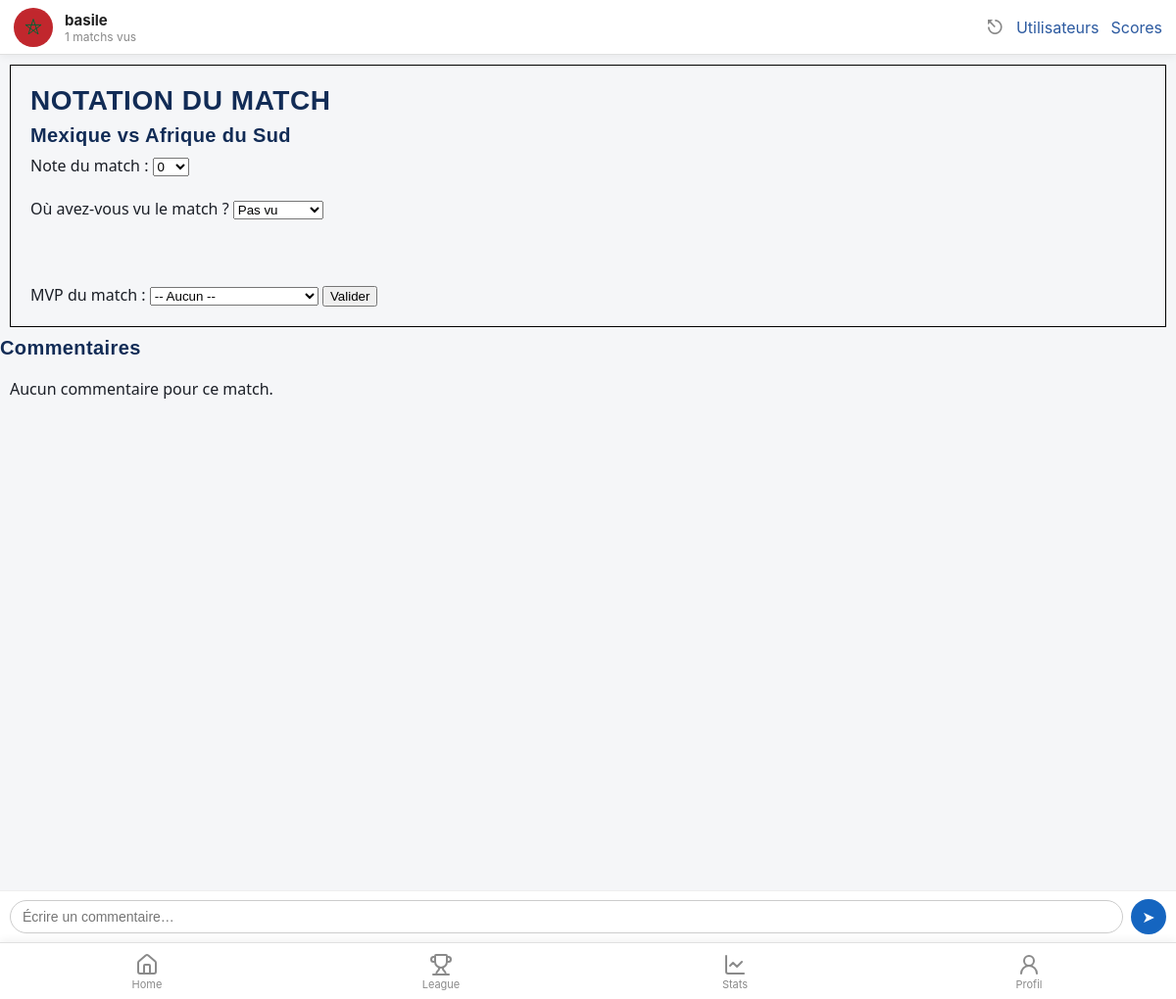
/index.php?view=notation&id=1 (signed in), run on the app's committed database.
### tables this page shows
CREATE TABLE `UTILISATEUR` (
  `id` int NOT NULL,
  `pseudo` varchar(50) NOT NULL,
  `mot_de_passe` varchar(255) NOT NULL,
  `equipe_pref_id` int DEFAULT NULL,
  `joueur_pref_id` int DEFAULT NULL,
  `pdp` varchar(255) NOT NULL,
  `admin` tinyint(1) NOT NULL DEFAULT '0',
  `blacklist` tinyint(1) NOT NULL DEFAULT '0'
);

### libs/maLibUtils.php (called while the page is built, shortened)
<?php
function valider($nom,$type="REQUEST")
{
	switch($type)
	{
		case 'REQUEST':
		if(isset($_REQUEST[$nom]) && !($_REQUEST[$nom] == ""))
			return proteger($_REQUEST[$nom]);
		break;
		case 'SESSION':
		if(isset($_SESSION[$nom]) && !($_SESSION[$nom] == ""))
			return $_SESSION[$nom];
		break;
	}
	return false;
}
function proteger($str)
{
	if (is_array($str))
	{
		$nextTab = array();
		foreach($str as $cle => $val)
		{
			$nextTab[$cle] = addslashes($val);
		}
		return $nextTab;
	}
	else
		return addslashes ($str);
}
?>

### libs/maLibSQL.pdo.php (called while the page is built, shortened)
<?php
function SQLGetChamp($sql)
{
	global $BDD_host;
	global $BDD_base;
	global $BDD_user;
	global $BDD_password;
	try {
		$dbh = new PDO("mysql:host=$BDD_host;dbname=$BDD_base", $BDD_user, $BDD_password);
	} catch (PDOException $e) {
		die("<font color=\"red\">SQLGetChamp: Erreur de connexion : " . $e->getMessage() . "</font>");
	}
	$dbh->exec("SET CHARACTER SET utf8");
	$res = $dbh->query($sql);
	$num = $res->rowCount();
	$res->setFetchMode(PDO::FETCH_NUM);
	$ligne = $res->fetch();
	if ($ligne == false) return false;
	else return $ligne[0];
}
function SQLSelect($sql)
{
 	global $BDD_host;
	global $BDD_base;
 	global $BDD_user;
 	global $BDD_password;
	try {
		$dbh = new PDO("mysql:host=$BDD_host;dbname=$BDD_base", $BDD_user, $BDD_password);
	} catch (PDOException $e) {
		die("<font color=\"red\">SQLSelect: Erreur de connexion : " . $e->getMessage() . "</font>");
	}
	$dbh->exec("SET CHARACTER SET utf8");
	$res = $dbh->query($sql);
	$num = $res->rowCount();
	if ($num==0) return false;
	else return $res;
}
function parcoursRs($result)
{
	if  ($result == false) return array();
	$result->setFetchMode(PDO::FETCH_ASSOC);
	while ($ligne = $result->fetch())
		$tab[]= $ligne;
	return $tab;
}
?>

### libs/modele.php (called while the page is built, shortened)
<?php
include_once(__DIR__ . "/maLibSQL.pdo.php");
function getMatchById($id)
{
    $sql = "SELECT
                m.id,
                e1.nom AS equipe_dom,
                e2.nom AS equipe_ext,
                m.score_dom,
                m.score_ext
            FROM MATCHS m
            JOIN EQUIPE e1 ON m.equipe_dom_id = e1.id
            JOIN EQUIPE e2 ON m.equipe_ext_id = e2.id
            WHERE m.id = $id";
    return parcoursRS(SQLSelect($sql, true));
}
function getAvisUtilisateur($idUser, $idMatch)
{
    $sql = "SELECT note_match, vu_ou, mvp_id FROM AVIS_MATCH
            WHERE user_id = '$idUser' AND match_id = '$idMatch'";
    $res = parcoursRS(SQLSelect($sql));
    return count($res) ? $res[0] : false;
}
function listerCommentairesDepuis($idMatch, $depuisId)
{
	$SQL = "SELECT C.id, C.contenu, C.date_pub, C.user_id, U.pseudo
			FROM COMMENTAIRE C
			JOIN UTILISATEUR U ON U.id = C.user_id
			WHERE C.match_id = '$idMatch' AND C.id > '$depuisId'
			ORDER BY C.id ASC";
	return parcoursRs(SQLSelect($SQL));
}
function getProfil($idUser)
{
    $SQL = "SELECT U.id, U.pseudo, U.pdp, U.equipe_pref_id, U.joueur_pref_id,
				   E.nom AS equipe_nom, E.image_drapeau,
				   J.prenom AS joueur_prenom, J.nom AS joueur_nom, J.image_joueur
            FROM UTILISATEUR U
            LEFT JOIN EQUIPE E ON E.id = U.equipe_pref_id
            LEFT JOIN JOUEUR J ON J.id = U.joueur_pref_id
            WHERE U.id = '$idUser'";
    $rs = parcoursRs(SQLSelect($SQL));
    return (count($rs) > 0) ? $rs[0] : false;
}
function getStatsProfil($idUser)
{
    $nbVus = SQLGetChamp("SELECT COUNT(*) FROM AVIS_MATCH WHERE user_id='$idUser' AND vu_ou IS NOT NULL");
    $SQL = "SELECT J.prenom, J.nom, COUNT(*) AS nb
            FROM AVIS_MATCH A
            JOIN JOUEUR J ON J.id = A.mvp_id
            WHERE A.user_id='$idUser' AND A.mvp_id IS NOT NULL
            GROUP BY A.mvp_id ORDER BY nb DESC LIMIT 1";
    $rs = parcoursRs(SQLSelect($SQL));
    $mvp = (count($rs) > 0) ? $rs[0]['prenom'] . ' ' . $rs[0]['nom'] : 'Aucun';
    $SQL = "SELECT E.nom, COUNT(*) AS nb
            FROM AVIS_MATCH A
            JOIN MATCHS M ON M.id = A.match_id
            JOIN EQUIPE E ON E.id = M.equipe_dom_id OR E.id = M.equipe_ext_id
            WHERE A.user_id='$idUser' AND A.vu_ou IS NOT NULL
            GROUP BY E.id ORDER BY nb DESC LIMIT 1";
    $rs = parcoursRs(SQLSelect($SQL));
    $equipePlusVue = (count($rs) > 0) ? $rs[0]['nom'] : 'Aucune';
    $noteMoy = SQLGetChamp("SELECT ROUND(AVG(note_match),1) FROM AVIS_MATCH WHERE user_id='$idUser' AND note_match IS NOT NULL");
    $nbStade = SQLGetChamp("SELECT COUNT(*) FROM AVIS_MATCH WHERE user_id='$idUser' AND vu_ou='stade'");
    if (!$nbStade) $nbStade = 0;
    return compact('nbVus', 'mvp', 'equipePlusVue', 'noteMoy', 'nbStade');
}
?>

### templates/notation.php (the view, shortened to what this page needs)
<?php
include_once("libs/modele.php");
include_once("libs/maLibUtils.php");
$idUser = valider("idUser", "SESSION");
$id     = valider("id");
$matchData = getMatchById($id);
$match   = $matchData[0];
$idMatch = (int) $id;
$nomMatch = $match['equipe_dom'] . " vs " . $match['equipe_ext'];
$avis = getAvisUtilisateur($idUser, $idMatch);
?>
<div id="corps">
<h1>Notation du match</h1>
<h2>
<?= $nomMatch ?>
</h2>
<form method="post" action="" >
    <label>Note du match :</label>
    <select name="note">
        <?php
        for ($i = 0; $i <= 10; $i++) {
            $sel = ($avis && $avis['note_match'] == $i) ? "selected" : "";
            echo "<option value='$i' $sel>$i</option>";
        }
        ?>
    </select>
    <br><br>
    <label>Où avez-vous vu le match ?</label>
    <?php $vuActuel = $avis ? $avis['vu_ou'] : ''; ?>
    <select name="vu_ou">
        <option value=""       <?= ($vuActuel === '' || $vuActuel === null) ? 'selected' : '' ?>>Pas vu</option>
    </select>
    <br><br>
    <br><br>
    <label>MVP du match :</label>
    <select name="mvp_id">
        <option value="">-- Aucun --</option>
    </select>
    <input type="submit" value="Valider">
</form>
</div>
<h2>Commentaires</h2>
<div id="commentaires" class="chat-box">
	<?php $commentaires = listerCommentairesDepuis($idMatch, 0); ?>
	<?php if (count($commentaires) == 0) : ?>
		<p class="vide">Aucun commentaire pour ce match.</p>
	<?php endif; ?>
</div>
<form class="chat-form" method="post" action="controleur.php">
	<input type="text" name="contenu" placeholder="Écrire un commentaire…" autocomplete="off" required="required" />
	<button type="submit" name="action" value="Envoyer commentaire" aria-label="Envoyer">➤</button>
</form>

### templates/header.php (shortened to what this page needs)
<!DOCTYPE html PUBLIC "-//W3C//DTD XHTML 1.0 Strict//EN" "http://www.w3.org/TR/xhtml1/DTD/xhtml1-strict.dtd">
<html xmlns="http://www.w3.org/1999/xhtml">
<head>
	<link rel="stylesheet" type="text/css" href="css/style.css?v=6">
</head>
<body>
<?php
include_once "libs/modele.php";
?>
<div id="entete">
	<?php if (valider("connecte", "SESSION")) :
		$idMoi  = valider("idUser", "SESSION");
		$profil = getProfil($idMoi);
		$stats  = getStatsProfil($idMoi);
		$pp = $profil['pdp'] ? $profil['pdp'] : 'default.png';
	?>
		<img class="entete-pp" src="ressources/images_drapeaux/<?php echo htmlspecialchars($pp); ?>" alt="" />
		<div class="entete-info">
			<span class="entete-pseudo"><?php echo htmlspecialchars($profil['pseudo']); ?></span>
			<span class="entete-stat"><?php echo (int) $stats['nbVus']; ?> matchs vus</span>
		</div>
		<a class="entete-logout" href="controleur.php?action=Logout" aria-label="Déconnexion">⎋</a>
	<?php else : ?>
		<a class="entete-login" href="index.php?view=login">Se connecter</a>
	<?php endif; ?>
	<?php
	if (valider("isAdmin","SESSION")){
		echo '<a href="index.php?view=users">Utilisateurs</a>';
		echo '<a href="index.php?view=scores">Scores</a>';
	} ?>
</div>

### css/style.css (style rules this page uses)
body { padding-top:56px; padding-bottom:70px; }
#corps { border :1px solid black; padding:20px; margin:10px; }
.chat-box { display:flex; flex-direction:column; gap:6px; padding:10px; }
#commentaires { overflow-y: auto; height: calc(100vh - 225px); display: flex; flex-direction: column; gap: 6px; bottom: 58px; padding: 10px; }
#entete { position: fixed; top:0; left:0; right:0; height: 56px; display: flex; align-items: center; gap: 12px; padding: 0 14px; background: #fff; border-bottom: 1px solid #e0e0e0; box-shadow: 0 2px 8px rgba(0,0,0,0.06); z-index: 1000; font-family: -apple-system, system-ui, sans-serif; }
.entete-pp { width:40px; height:40px; border-radius:50%; object-fit:cover; background:#eee; }
.entete-info { display:flex; flex-direction:column; flex:1; }
.entete-pseudo { font-weight:bold; font-size:15px; color:#222; }
.entete-stat { font-size:12px; color:#888; }
.entete-logout { font-size:20px; color:#888; text-decoration:none; }
.chat-form { position: fixed; left: 0; right: 0; bottom: 58px; background: #fff; z-index: 999; display: flex; gap: 8px; align-items: center; padding: 8px 10px; border-top: 1px solid #eee; }
.chat-form input { flex:1; border:1px solid #ccc; border-radius:18px; padding:8px 12px; font-size:14px; }
.chat-form button { border:none; background:#1565c0; color:#fff; width:36px; height:36px; border-radius:50%; font-size:16px; }
:root { --color-primary: #122C56; --color-primary-light: #2C5AA0; --color-accent: #F0A202; --color-success: #2E8B57; --color-danger: #D7263D; --color-bg: #F5F6F8; --color-surface: #FFFFFF; --color-border: #E2E5EA; --color-text: #1B1F27; --color-text-muted: #6B7280; --color-on-primary: #FFFFFF; --font-display: 'Oswald', sans-serif; --font-body: 'Work Sans', system-ui, sans-serif; --container-width: 480px; --nav-height: 64px; --radius-sm: 6px; --radius-md: 12px; --radius-lg: 20px; --shadow-card: 0 2px 10px rgba(18, 44, 86, 0.08); --space-xs: 4px; --space-sm: 8px; --space-md: 16px; --space-lg: 24px; --space-xl: 32px; }
*, *::before, *::after { box-sizing: border-box; }
body { margin: 0; font-family: var(--font-body); color: var(--color-text); background: var(--color-bg); -webkit-font-smoothing: antialiased; }
h1, h2, h3, h4 { font-family: var(--font-display); font-weight: 600; margin: 0 0 var(--space-sm); letter-spacing: 0.02em; color: var(--color-primary); }
h1 { font-size: 28px; text-transform: uppercase; }
h2 { font-size: 20px; }
p { margin: 0 0 var(--space-sm); line-height: 1.5; }
a { color: var(--color-primary-light); text-decoration: none; }

### data on the page
utilisateur: pdp (picture), pseudo "basile"

### other printed values
$stats['nbVus'] "1"
$nomMatch "Mexique vs Afrique du Sud"
form field note "0"
